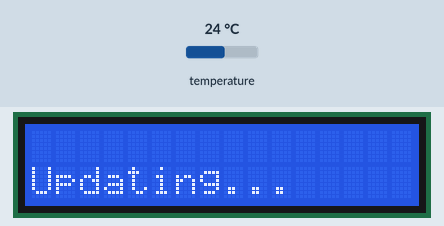
This sketch was run on a simulated Arduino Uno, built with avr-gcc and run on an emulated ATmega328P. Parts: 16×2 character LCD. The test bench sets the inputs (shaded band); at power-on: temperature 24 °C. What the sketch prints to the serial monitor is not drawn.

Above: at 0.1 s.
At 0.9 s:
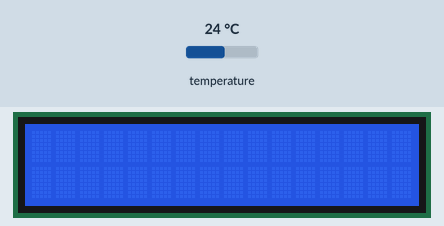

The sketch:

ProMini_Temp.ino
```cpp
/**
 * Useful Links
 *
 * DS18B20 (XC3700) Temp Sensor: https://www.jaycar.com.au/medias/sys_master/images/9292327944222/XC3700-manualMain.pdf
 * LM335Z (ZL3336) Temp Sensor: https://www.jaycar.com.au/lm335z-temperature-sensor-linear-ic/p/ZL3336
 *
 * LCD Screen Datasheet: https://www.jaycar.com.au/medias/sys_master/images/9278669783070/QP5512-dataSheetMain.pdf
 * LCD Wiring Guide (pin are slightly different: https://www.makerguides.com/character-lcd-arduino-tutorial/
 * Alternate LCD Wiring Guide (used as reference, including resistors): https://www.arduino.cc/en/Tutorial/LiquidCrystalDisplay
 *
 *
 * Required Libraries:
 *  - DS18B20
 *  - LiquidCrystal
 *
 * Pins:
 * D4: RS (LCD)
 * D5: E (LCD)
 * D6: DATA4 (LCD)
 * D7: DATA5 (LCD)
 * D8: DATA6 (LCD)
 * D9: DATA7 (LCD)
 * D10: Temp Sensor (DS18B20)
 * A0: Temp Sensor (LM355Z)
 */


#include <DS18B20.h>
#include <LiquidCrystal.h>


/**
 * Pin Definitions
 */
int pin_LCD_RS = 4;
int pin_LCD_E = 5;
int pin_LCD_DATA4 = 6;
int pin_LCD_DATA5 = 7;
int pin_LCD_DATA6 = 8;
int pin_LCD_DATA7 = 9;
int pin_DS18B20_TEMP = 10;
int pin_LM335Z_TEMP = A0;

int timeBetweenReadings = 1000 * 15;

/**
 * Init Libraries
 */
DS18B20 ds(pin_DS18B20_TEMP);
LiquidCrystal lcd = LiquidCrystal(
  pin_LCD_RS,
  pin_LCD_E,
  pin_LCD_DATA4,
  pin_LCD_DATA5,
  pin_LCD_DATA6,
  pin_LCD_DATA7
);

/**
 * Globals used in loop()
 */
char LCD_textTop[16];
char LCD_textBottom[16];

// Offset in celsius to account for LM355Z inaccuracy
// This value was determined manually by comparing with an accurate source
// over many samples in different environments (in a fridge, in the sun, etc)
float LM355Z_offset = -8.2;

void serialPrintLn(char* text) {
  Serial.println(text);
  // Serial1.println(text);
}


void setup(void) {
  lcd.begin(16, 2);
  lcd.clear();
  Serial.begin(9600);
  // Serial1.begin(9600);
}

void loop(void) {
  char strOneWireTemp[6];
  char strLm355Temp[6];

  // Strings for sending over serial
  char payloadOneWire[44];
  char payloadLM355[16];

  // Flash the 'updating' status while we get the latest reading
  sprintf(LCD_textBottom, "%-16s", "Updating...");
  updateLCD(LCD_textTop, LCD_textBottom);

  // Read temp from sensor
  float oneWireTemp = NULL;

  while (ds.selectNext()) {
    oneWireTemp = ds.getTempC();
  }
  dtostrf(oneWireTemp, 5, 2, strOneWireTemp);
  sprintf(LCD_textTop, "Temp: %s", strOneWireTemp);
  sprintf(payloadOneWire, "home/promini_ds18b20_01/temperature,%s", strOneWireTemp);

  /*
  float lm355Temp = readLM335ZCelsius();
  dtostrf(lm355Temp, 5, 2, strLm355Temp);
  sprintf(LCD_textBottom, "LM355Z:  %s", strLm355Temp);
  sprintf(payloadLM355, "LM355Z,%s", strLm355Temp);
  */

  // Clear the 'updating' status and update the display with the new reading
  sprintf(LCD_textBottom, "%-16s", " ");
  updateLCD(LCD_textTop, LCD_textBottom);

  // Send final reading over serial
  serialPrintLn(payloadOneWire);
  // delay(1000);
  // serialPrintLn(payloadLM355);

  // Wait for our delay period until another reading
  delay(timeBetweenReadings);
}


/**
 * Print to both lines of the LCD
 */
void updateLCD(char* textTop, char* textBottom) {
  printToLCD(0, textTop);
  printToLCD(1, textBottom);
}

/**
 * Print to a single line on the LCD
 *
 * @param line - 0 for top line, 1 for bottom line
 * @param text - the text to be printed. Keep to <= 16 chars.
 */
void printToLCD(int line, char* text) {
  // Display on screen
  lcd.setCursor(0, line);
  lcd.print(text);
}

float readLM335ZCelsius() {
  int sensorValue = analogRead(pin_LM335Z_TEMP);

  float millivolts = sensorValue * (4.96 / 1023.0) * 1000;

  float kelvin = (millivolts/10);

  float celsius = kelvin - 273.15;

  celsius += LM355Z_offset;

  return celsius;
}
```

Measured:
- what the display in image 1 shows lasts 15.0 s, from 0.8 s to 15.8 s
